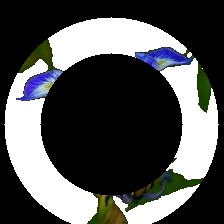
#> input picture cuts/cut1_iris_12769.jpeg, 224 x 224 px
$ jupyter execute --allow-errors 'flower CY.ipynb'
#> lines starting #> are read from the running program, lines starting #| are printed output that depends on the picture
這邊用來存程式碼
===
請善用Ctrl+F來查詢所需函式或程式碼
---
下載完DATA記得改img路徑<br>
懶得改就直接丟C槽 <font color="red">然後資料夾名稱flowerpic</font><br>
因為我如果全部推github 要很久== 你們下載會更久:)

訓練集(DATA):https://www.kaggle.com/datasets/msheriey/104-flowers-garden-of-eden

訓練辨識系統
---

[cell 1]
#import 丟這裡
#no moudle 請在終端機 pip install moudle 或是 python -m pip install moudle

import pandas as pd
import numpy as np
import cv2
import os
from PIL import Image
import math
import matplotlib.pyplot as plt
from pathlib import Path
import requests
import re
import time
from selenium import webdriver
import copy

[cell 2]
# [11 lines of commented-out code are left out]

PS 中

H 範圍在 0 ~ 360 。 S 範圍在 0 ~ 1 % V 範圍在 0 ~ 1 %

Python 中

H 範圍在 0 ~ 180 S 範圍在 0 ~ 255 V 範圍在 0 ~ 255

[cell 3]
#顏色區分
#論文pg21 有空幫我看一下我有沒有寫錯 謝謝
HSV=[114, 134, 181]
HSV=np.array(HSV)
def HSV_differentiate(HSV):
    h=HSV[0]*2
    s=HSV[1]*100/255
    v=HSV[2]*100/255
    if  v<20:
        l=0
    elif s<20 and 20<=v<80 :
        l=math.floor(((v/100-0.2)*10))+1
    elif s<20 and 80<=v<=100:
        l=7
    else:
        if h>22 and h<=45:
            H=1
        elif h>45 and h<=70:
            H=2
        elif h>70 and h<=155:
            H=3
        elif h>155 and h<=186:
            H=4
        elif h>186 and h<=278:
            H=5
        elif h>278 and h<=330:
            H=6
        else:H=0
        if s>20 and s<=65:
            S=0
        else:S=1
        if v>20 and v<=70:
            V=0
        else:V=1
        l=4*H+2*S+V+8
    return l

print(HSV_differentiate(HSV))

[cell 4]
#像素
224*224

[cell 5]
#畫出圓形區域
def Centroid(img):
    img = cv2.imread(img)
    gray_image = cv2.cvtColor(img, cv2.COLOR_BGR2GRAY)
    ret,thresh = cv2.threshold(gray_image,127,255,0)
    M = cv2.moments(thresh)
    #質心
    cX = int(M["m10"] / M["m00"])
    cY = int(M["m01"] / M["m00"])

    if cX>cY:
        radius=cY-1
    else:radius=cX-1

    cv2.circle(img, (cX, cY), 2, (255, 255, 255), -1)
    cv2.circle(img, (cX, cY), radius,(255, 255, 255), 0)
    cv2.circle(img, (cX, cY), radius//3,(255, 255, 255), 0)
    cv2.circle(img, (cX, cY), radius*2//3,(255, 255, 255), 0)


    return ((cX,cY))
#> (the rest of this cell did not finish here and is left out)

[cell 6]
##質心半徑
# [14 lines left out: function Radius, not called in this run]
#print(Radius("C:/flowerpic/jpeg-224x224/val/iris/12769.jpeg"))
#print(Radius("C:/flowerpic/jpeg-224x224/val/iris/16301.jpeg"))

[cell 7]
#切割圓形區域


def Cut(image):
    name=image.split("/")

    #貼
    image = cv2.imread(image)
    img_gray = cv2.cvtColor(image, cv2.COLOR_BGR2GRAY)
    img_gray = cv2.GaussianBlur(img_gray, (5, 5), 0)
    img2 = copy.deepcopy(image)
    #img3 = copy.deepcopy(image)
    img4 = copy.deepcopy(image)
    img5 = copy.deepcopy(image)

    ret, binary = cv2.threshold(img_gray, 40, 255, cv2.THRESH_BINARY)
    contours, hierarchy = cv2.findContours(binary, cv2.RETR_TREE,cv2.CHAIN_APPROX_SIMPLE)

    area = map(cv2.contourArea,contours)
    area_list = list(area)
    area_max = max(area_list)
    post =  area_list.index(area_max)

    cv2.drawContours(img4,contours,post,(0,0,255),3)

    cimg = np.zeros_like(image)
    cimg[:,:,:] = 255
    cv2.drawContours(cimg, contours, post, color=(0,0,0), thickness=-1)

    img = cv2.bitwise_or(img5,cimg)

    #img_=cv2.imread(img)
    img1=copy.deepcopy((img))
    img2=copy.deepcopy((img))
    img3=copy.deepcopy((img))


    #質心半徑
    r=Radius(img)
    ##遮蓋罩##
    ##最大
    #MASK1=np.zeros_like(img1)
    MASK1=np.zeros((img1.shape[0], img1.shape[1]), dtype=np.uint8)
    cv2.circle(MASK1, (111,124), r, (255, 255, 255), -1)
    ##次之
    #MASK2=np.zeros_like(img2)
    MASK2=np.zeros((img2.shape[0], img2.shape[1]), dtype=np.uint8)
    cv2.circle(MASK2, (111,124), r*2//3, (255, 255, 255), -1)

    ##最小
    #MASK3=np.zeros_like(img3)
    MASK3=np.zeros((img3.shape[0], img3.shape[1]), dtype=np.uint8)
    cv2.circle(MASK3, (111,124), r//3, (255, 255, 255), -1)
    mask2 = cv2.subtract(MASK2, MASK3)
    mask1 = cv2.subtract(MASK1, MASK2)

    imgAddMask1 = cv2.add(img1, np.zeros(np.shape(img1), dtype=np.uint8), mask=mask1)
    imgAddMask2 = cv2.add(img2, np.zeros(np.shape(img2), dtype=np.uint8), mask=mask2)
    imgAddMask3 = cv2.add(img3, np.zeros(np.shape(img3), dtype=np.uint8), mask=MASK3)
    cv2.imwrite("cuts/cut1_"+name[-2]+"_"+name[-1], imgAddMask1)
    cv2.imwrite("cuts/cut2_"+name[-2]+"_"+name[-1], imgAddMask2)
    cv2.imwrite("cuts/cut3_"+name[-2]+"_"+name[-1], imgAddMask3)

#> (the rest of this cell did not finish here and is left out)

[cell 8]
#色彩直方圖

def Color_hist(cut1,cut2,cut3):
#> called with cut1 = 'cuts/cut1_iris_12769.jpeg', cut2 = 'cuts/cut2_iris_12769.jpeg', cut3 = 'cuts/cut3_iris_12769.jpeg'
    img1 = cv2.imread(cut1)
#> img1 is the input picture: shape (224, 224, 3); mean B, G, R 83, 83.2, 81.9
    img2 = cv2.imread(cut2)
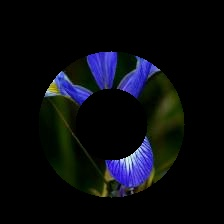
#> input picture cut2_iris_12769.jpeg, 224 x 224 px, found by its file name
#> img2 is the input picture: shape (224, 224, 3); mean B, G, R 15.2, 10.9, 9.1
    img3 = cv2.imread(cut3)
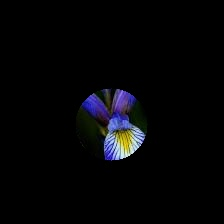
#> input picture cut3_iris_12769.jpeg, 224 x 224 px, found by its file name
#> img3 is the input picture: shape (224, 224, 3); mean B, G, R 7, 5.2, 5

    img1_=cv2.cvtColor(img1,cv2.COLOR_BGR2HSV)
#> img1_: shape (224, 224, 3); mean H, S, V 14.5, 27.5, 86.1
    img2_=cv2.cvtColor(img2,cv2.COLOR_BGR2HSV)
#> img2_: shape (224, 224, 3); mean H, S, V 24.6, 71.5, 19.6
    img3_=cv2.cvtColor(img3,cv2.COLOR_BGR2HSV)
#> img3_: shape (224, 224, 3); mean H, S, V 9.3, 19.9, 8.2

    ##刪除純黑##
    black=np.array([0,0,0])
    color_list_1_no_black=[]
    color_list_2_no_black=[]
    color_list_3_no_black=[]

    for i in img1_:
        for k in i:
            if k.any() == black.any():
                continue
            else:
                color_list_1_no_black.append(k)
#> after the loop, color_list_1_no_black = 23180 items
                #print(k)
    for i in img2_:
        for k in i:
            if k.any() == black.any():
                continue
            else:
                color_list_2_no_black.append(k)
#> after the loop, color_list_2_no_black = 17083 items, first 6: [120, 255, 2], [120, 255, 2], [120, 255, 2], [0, 255, 1], [0, 255, 1], [0, 255, 1]
                #print(k)
    for i in img3_:
        for k in i:
            if k.any() == black.any():
                continue
            else:
                color_list_3_no_black.append(k)
#> after the loop, color_list_3_no_black = 5551 items, first 6: [120, 255, 2], [120, 255, 2], [120, 255, 2], [120, 255, 2], [120, 255, 2], [120, 255, 2]
                #print(k)

    color_hist_1=[]
    for i in color_list_1_no_black:
        color_hist_1.append(HSV_differentiate(i))
#> this loop made 23180 passes
#> (i, v in HSV_differentiate, l in HSV_differentiate) on passes 1 to 3: ([0, 0, 1], 0.392, 0), ([0, 0, 2], 0.784, 0), ([0, 0, 1], 0.392, 0)
#> after the loop, color_hist_1 = 23180 items
    #plt.subplot(131)
    #plt.hist(color_hist_1)

    color_hist_2=[]
    for i in color_list_2_no_black:
        color_hist_2.append(HSV_differentiate(i))
#> this loop made 17083 passes
#> (i, h in HSV_differentiate, s in HSV_differentiate, v in HSV_differentiate) on passes 1 to 3: ([120, 255, 2], 240, 100, 0.784), ([120, 255, 2], 240, 100, 0.784), ([120, 255, 2], 240, 100, 0.784)
#> after the loop, color_hist_2 = 17083 values, max 32 at index 14538, min 0 at index 0, mean 7.98
    #plt.subplot(132)
    #plt.hist(color_hist_2)


    color_hist_3=[]
    for i in color_list_3_no_black:
        color_hist_3.append(HSV_differentiate(i))
#> this loop made 5551 passes
#> (i, h in HSV_differentiate, v in HSV_differentiate) on passes 1 to 3: ([120, 255, 2], 240, 0.784), ([120, 255, 2], 240, 0.784), ([120, 255, 2], 240, 0.784)
    #plt.subplot(133)
    #plt.hist(color_hist_3)
    for i in color_hist_1:
        if i==0:
            color_hist_1.remove(i)
        else: continue
#> this loop made 21026 passes
#> i on passes 2 to 4: 0, 0, 0
    for i in color_hist_2:
        if i==0:
            color_hist_2.remove(i)
        else: continue
    for i in color_hist_3:
        if i==0:
            color_hist_3.remove(i)
        else: continue
    all_hist=[]
    all_hist=color_hist_1
    for i in color_hist_2:
        all_hist.append(i+35)
#> this loop made 11040 passes
#> i on passes 1 to 3: 28, 30, 30
    for i in color_hist_3:
        all_hist.append(i+70)
#> this loop made 3929 passes


    return all_hist
all_hist_1=Color_hist('cuts/cut1_iris_12769.jpeg','cuts/cut2_iris_12769.jpeg','cuts/cut3_iris_12769.jpeg')
all_hist_2=Color_hist('cuts/cut1_iris_16301.jpeg','cuts/cut2_iris_16301.jpeg','cuts/cut3_iris_16301.jpeg')
#> call 2 of Color_hist, with cut1 = 'cuts/cut1_iris_16301.jpeg', cut2 = 'cuts/cut2_iris_16301.jpeg', cut3 = 'cuts/cut3_iris_16301.jpeg'
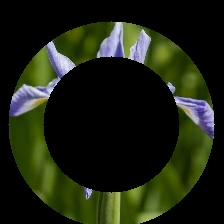
#> input picture cut1_iris_16301.jpeg, 224 x 224 px, found by its file name
#> in Color_hist, img1 is the input picture: shape (224, 224, 3); mean B, G, R 17.4, 34.7, 28.7
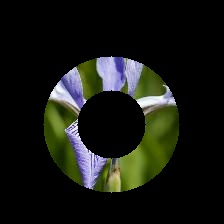
#> input picture cut2_iris_16301.jpeg, 224 x 224 px, found by its file name
#> in Color_hist, img2 is the input picture: shape (224, 224, 3); mean B, G, R 18.5, 25, 22.6
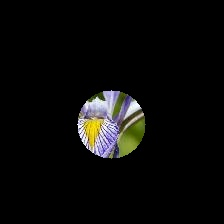
#> input picture cut3_iris_16301.jpeg, 224 x 224 px, found by its file name
#> in Color_hist, img3 is the input picture: shape (224, 224, 3); mean B, G, R 9.3, 10.5, 10.6
#> in Color_hist (call 2), `img1_=cv2.cvtColor(img1,cv2.COLOR_BGR2HSV)`: img1_: shape (224, 224, 3); mean H, S, V 29.9, 99.6, 37.3
#> in Color_hist (call 2), `img2_=cv2.cvtColor(img2,cv2.COLOR_BGR2HSV)`: img2_: shape (224, 224, 3); mean H, S, V 20.7, 52, 28.3
#> in Color_hist (call 2), `img3_=cv2.cvtColor(img3,cv2.COLOR_BGR2HSV)`: img3_: shape (224, 224, 3); mean H, S, V 8.3, 14, 12
#> the loop in Color_hist (call 2), `for i in color_list_1_no_black:` made 25125 passes
#> the loop in Color_hist (call 2), `for i in color_list_2_no_black:` made 15008 passes
#> the loop in Color_hist (call 2), `for i in color_list_3_no_black:` made 5140 passes
#> the loop in Color_hist (call 2), `for i in color_hist_2:` made 12681 passes
#> i on passes 1 to 3: 7, 6, 6
#> the loop in Color_hist (call 2), `for i in color_hist_3:` made 4341 passes
#> i on passes 1 to 3: 7, 5, 6
# [86 lines of commented-out code are left out]

* 相關性比較<br>
0~1 越大相關性越高
* 巴氏距離<br>
0~1 越小相關度越高<br>
參考:http://shichaoxin.com/2021/08/27/OpenCV%E5%9F%BA%E7%A1%80-%E7%AC%AC%E4%BA%8C%E5%8D%81%E4%B8%89%E8%AF%BE-%E7%9B%B4%E6%96%B9%E5%9B%BE%E6%AF%94%E8%BE%83/

[cell 9]
##直方圖交集


def Compare_Hist(h1,h2):
    #H1=plt.hist(h1,36,(0,36))
    #H2=plt.hist(h2,36,(0,36))

    #H1_array=h1[0]
    H1_array=h1[:,np.newaxis]
    #H2_array=h2[0]
    H2_array=h2[:,np.newaxis]
    H1_array=np.float32(H1_array)
    H2_array=np.float32(H2_array)
    corr=(cv2.compareHist(H1_array,H2_array , method=0))#HISTCMP_CORREL
    dis=(cv2.compareHist(H1_array,H2_array , method=cv2.HISTCMP_BHATTACHARYYA))#巴氏距離

    return corr ,dis
Compare_Hist(plt.hist(all_hist_1,105,(1,105))[0],plt.hist(all_hist_2,105,(1,105))[0])
#> Out = (0.177, 0.592)
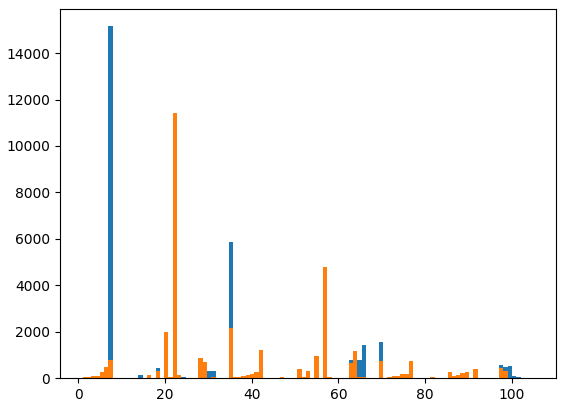
#> figure drawn by matplotlib, 1 panel; tallest bar 15158 high, from x = 6.94 to 7.93; tallest bar 11433 high, from x = 21.8 to 22.79

資料庫
===

[cell 10]
# title={
#     "id":[],
#     'name_En':[],
#     #'name_Ch':[],
#     'color_hist_1':[],
#     'color_hist_2':[],
#     'color_hist_3':[]

# }
title={
    "id":[],
    'name_En':[],
    #'name_Ch':[],
    'color_hist':[],


}
# [9 lines left out: functions GetId, GetName, not called in this run]
flower_db=pd.DataFrame(title)
flower_db

[cell 11]
#"C:/flowerpic/jpeg-224x224/val/iris/12769.jpeg"
def To_Data(img):
    name=img.split("/")
    Cut(img)
    H=Color_hist("cuts/cut1_"+name[-2]+"_"+name[-1],
                        "cuts/cut2_"+name[-2]+"_"+name[-1],
                        "cuts/cut3_"+name[-2]+"_"+name[-1])


    # H1=plt.hist(H1,35,(1,36))
    # H2=plt.hist(H2,35,(1,36))
    # H3=plt.hist(H3,35,(1,36))
    HIST=plt.hist(H,105,(1,105))
    # data={
    # "id":GetId(img),
    # 'name_En':GetName(img),
    # 'color_hist_1':H1[0],
    # 'color_hist_2':H2[0],
    # 'color_hist_3':H3[0]
    # }
    data={
    "id":GetId(img),
    'name_En':GetName(img),
    #'name_Ch':[],
    'color_hist':HIST[0],


}


    # [7 lines of commented-out code are left out]
    print("finish")

    return data
#> (the rest of this cell did not finish here and is left out)

下面最好是不要跑

[cell 12]
#flower_db=flower_db.append(To_Data("flower_pic/tree mallow/13651.jpeg"),ignore_index=True)
pathlist = Path("flower_pic").glob("**/*.jpeg")
myfile = "filename.txt"
for path in pathlist:
    Path_=(str(path).replace('\\','/'))
    flower_db=flower_db._append(To_Data(Path_),ignore_index=True)

[cell 13]
flower_db.to_csv("flower_db.csv")

花朵比對
===

[cell 14]
df=pd.read_csv("flower_db.csv")
#> (reads flower_db.csv from the repository)

[cell 15]
##直方圖交集

#336 337


# [14 lines left out: function Compare_Hist, not called in this run]

[cell 16]
# [8 lines left out: function ChangeType, not called in this run]

#> (a cell that did not finish here is left out)

[cell 18]
def CompareData(test_img):
        name=test_img.split("/")
        Cut(test_img)
        H=Color_hist("cuts/cut1_"+name[-2]+"_"+name[-1],
                        "cuts/cut2_"+name[-2]+"_"+name[-1],
                        "cuts/cut3_"+name[-2]+"_"+name[-1])

        HIST=plt.hist(H,105,(1,105))
        # H1=plt.hist(H1,35,(1,36))
        # H2=plt.hist(H2,35,(1,36))
        # H3=plt.hist(H3,35,(1,36))
        # title={
        # "num":[],

        # 'color_hist_1_corr':[],
        # 'color_hist_2_corr':[],
        # 'color_hist_3_corr':[],
        # 'color_hist_1_dis':[],
        # 'color_hist_2_dis':[],
        # 'color_hist_3_dis':[],
        # }
        title={
        "num":[],
        'color_hist_corr':[],
        'color_hist_dis':[]
     }
        compare_db=pd.DataFrame(title)
        for i in range(0,len(df)):
                try:
                        num=i
                        train=df["color_hist"][i]
                        train=ChangeType(train)
                        test=HIST[0]

                        corr,dis=Compare_Hist(train,test)

                        data={
                        "num":str(num),
                        'color_hist_corr':corr,
                        'color_hist_dis':dis}

                        # train_1=df["color_hist_1"][i]
                        # train_1=ChangeType(train_1)
                        # test_1=H1[0]
                        # #test_1=ChangeType(test_1)
                        # #print(train_1)
                        # train_2=df["color_hist_2"][i]
                        # train_2=ChangeType(train_2)
                        # test_2=H2[0]
                        # #test_2=ChangeType(test_2)

                        # train_3=df["color_hist_3"][i]
                        # train_3=ChangeType(train_3)
                        # test_3=H3[0]
                        # #test_3=ChangeType(test_3)

                        # corr1,dis1=Compare_Hist(train_1,test_1)

                        # corr2,dis2=Compare_Hist(train_2,test_2)
                        # corr3,dis3=Compare_Hist(train_3,test_3)
                        # data={
                        # "num":str(num),
                        # 'color_hist_1_corr':corr1,
                        # 'color_hist_2_corr':corr2,
                        # 'color_hist_3_corr':corr3,
                        # 'color_hist_1_dis':dis1,
                        # 'color_hist_2_dis':dis2,
                        # 'color_hist_3_dis':dis3,
                        #                         }

                        compare_db=compare_db._append(data,ignore_index=True)
                except:print('a')
        return compare_db
#> (the rest of this cell did not finish here and is left out)

[cell 19]
def MostFlower(img):

    compare_db=CompareData(img)
    get_num=compare_db.nsmallest(3,"color_hist_dis",keep='all')
    get_num['num']
    flower_list=[]
    for i in get_num['num']:
        flower_list.append(df['name_En'][int(i)])

    maxlabel = max(flower_list,key=flower_list.count)
    max_corr=compare_db["color_hist_corr"].nlargest(3).index
    corr=[]
    for i in max_corr:
        corr.append(df['name_En'][i])
    maxlabel_corr = max(corr,key=corr.count)
    return maxlabel ,flower_list,corr,maxlabel_corr
#print(MostFlower("C:/flowerpic/jpeg-224x224/val/iris/12769.jpeg"))
#> (the rest of this cell did not finish here and is left out)

[cell 20]
# [7 lines of commented-out code are left out]

[cell 21]
# [6 lines left out: function Test, not called in this run]

混淆矩陣+準確度
---

[cell 22]
# [5 lines left out: function GetTestName, not called in this run]

[cell 23]
pathlist = Path("testdata").glob("**/*.jpeg")
flower_correct_name=[]
flower_test_name=[]
for path in pathlist:
    Path_=(str(path).replace('\\','/'))
    name=GetTestName(Path_)
    test=Test(Path_)
    flower_correct_name.append(name)
    flower_test_name.append(test)

[cell 24]
from sklearn.metrics import accuracy_score


accuracy = accuracy_score(flower_correct_name, flower_test_name)

print("準確度:", accuracy)
#0.475
#0.525
#0.575
#0.754

[cell 25]
from sklearn.metrics import confusion_matrix, classification_report
conf_matrix = confusion_matrix(flower_correct_name, flower_test_name,labels=['balloon flower',
 'bishop of llandaff',
 'black-eyed susan',
 'blanket flower',
 'californian poppy',
 'daisy',
 'giant white arum lily',
 'globe thistle',
 'iris',
 'lilac hibiscus',
 'orange dahlia',
 'osteospermum',
 'pink-yellow dahlia',
 'poinsettia',
 'sunflower',
 'thorn apple',
 'tree mallow',
 'tree poppy',
 'yellow iris',
])

conf_matrix

[cell 26]
import seaborn as sns
import matplotlib.pyplot as plt
from sklearn.metrics import confusion_matrix
from sklearn.model_selection import train_test_split
from sklearn.datasets import load_digits
from sklearn.svm import SVC
from matplotlib.font_manager import FontProperties

name=['balloon flower',
 'bishop of llandaff',
 'black-eyed susan',
 'blanket flower',
 'californian poppy',
 'daisy',
 'giant white arum lily',
 'globe thistle',
 'iris',
 'lilac hibiscus',
 'orange dahlia',
 'osteospermum',
 'pink-yellow dahlia',
 'poinsettia',
 'sunflower',
 'thorn apple',
 'tree mallow',
 'tree poppy',
 'yellow iris',
]
font = FontProperties(fname="NotoSansTC-Bold.ttf", size=12)

plt.figure(figsize=(10, 10))
sns.heatmap(conf_matrix, annot=True, fmt="d", cmap="Blues", xticklabels=name, yticklabels=name)
plt.xticks(rotation=90)
plt.title("混淆矩陣",font=font)
plt.xlabel("預測標籤",font=font)
plt.ylabel("實際標籤",font=font)
plt.show()
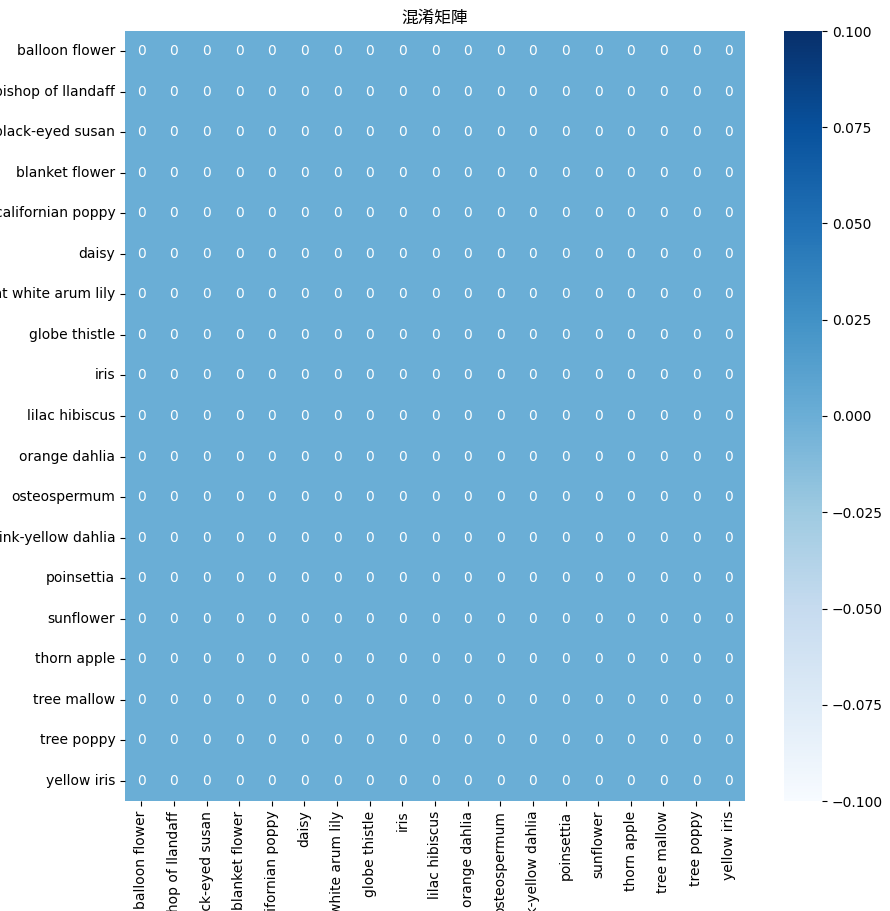
#> figure drawn by matplotlib, 2 panels

局部特徵
===
小做了一點 還不是很懂 可能要多看一點論文

[cell 27]
import numpy as np
import cv2
img_1 = cv2.imread('C:/flowerpic/jpeg-224x224/val/iris/12769.jpeg')
img_2 = cv2.imread('C:/flowerpic/jpeg-224x224/val/iris/16301.jpeg')
# [13 lines of commented-out code are left out]

[cell 28]
img_1 = cv2.imread('C:/flowerpic/jpeg-224x224/val/iris/12769.jpeg')
img_2 = cv2.imread('C:/flowerpic/jpeg-224x224/val/iris/16301.jpeg')
orb = cv2.ORB_create(nfeatures = 50)
kp1_orb, des1_orb = orb.detectAndCompute(img_1,None)
kp2_orb, des2_orb = orb.detectAndCompute(img_2,None)

bf = cv2.BFMatcher(cv2.NORM_HAMMING, crossCheck=True)
matches_orb = bf.match(des1_orb,des2_orb)

#> (the rest of this cell did not finish here and is left out)

[cell 29]
#surf = cv2.SURF_create(40)
img_1 = cv2.imread('C:/flowerpic/jpeg-224x224/val/iris/12769.jpeg')
img_2 = cv2.imread('C:/flowerpic/jpeg-224x224/val/iris/16301.jpeg')
sift = cv2.SIFT_create()

#> (the rest of this cell did not finish here and is left out)

#> (a cell that did not finish here is left out)

爬蟲
===
確認chrome版本是否為 118.0.5993.70 <br>
不是的話去裝相應版本的driver不然就更新

[cell 31]
def FindPrice(name):
    driver=webdriver.Chrome()
    driver.get("https://m.coa.gov.tw/Transaction/AgriculturalProduct/Index?TcType=N06")
    #MarketId
    #class="multiselect-native-select"
    marked = driver.find_element_by_class_name("multiselect-native-select")
    marked.click()
    time.sleep(1)
    #select = Select(driver.find_element_by_class_name("custom-select"))
    all_select=driver.find_element_by_class_name("checkbox")
    all_select.click()
    time.sleep(1)

    flower_name = driver.find_element_by_id("ByKeyword")
    flower_name.send_keys(f"{name}")
    time.sleep(1)
    button = driver.find_element_by_id("btn-search")
    button.click()
    time.sleep(10)

    title={
    "date":[],
    'type':[],
    'id':[],
    'name':[],
    'opt':[],
    'place':[],
    'price_up':[],
    'price_mid':[],
    'price_low':[],
    'price':[],}

    flower_price=pd.DataFrame(title)
    for i in range(2,22):
        try:

            x=(driver.find_element_by_xpath(f"/html/body/div[1]/main/div[2]/div/section[2]/table/tbody/tr[{i}]").text)

            X=x.split(" ")
            data={
            "date":X[0],
            'type':X[1],
            'id':X[2],
            'name':X[3],
            'opt':X[4],
            'place':X[5],
            'price_up':X[6],
            'price_mid':X[7],
            'price_low':X[8],
            'price':X[9]}
            flower_price=flower_price.append(data,ignore_index=True)
        except:
            print('no data')
    driver.close()
    return flower_price


FindPrice("康乃馨")
#> (the call stopped at in FindPrice, `driver=webdriver.Chrome()`: selenium is not available in this run)
